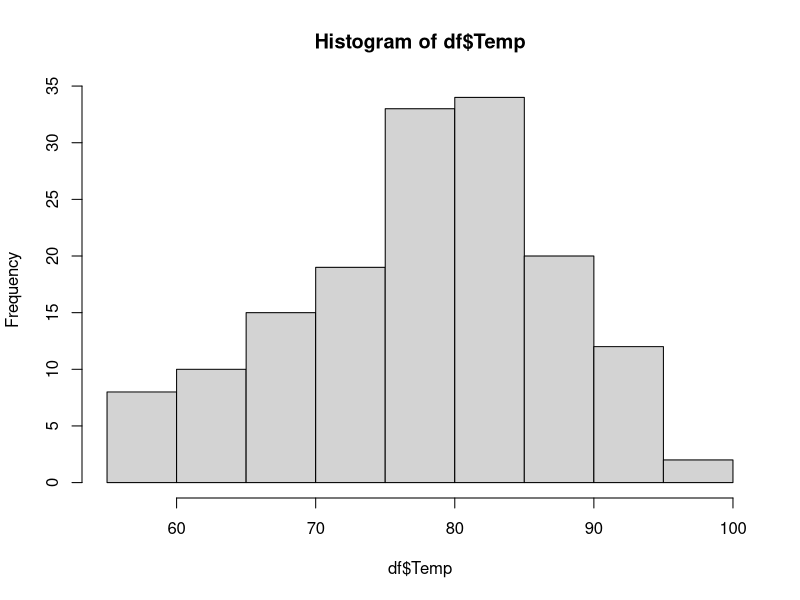
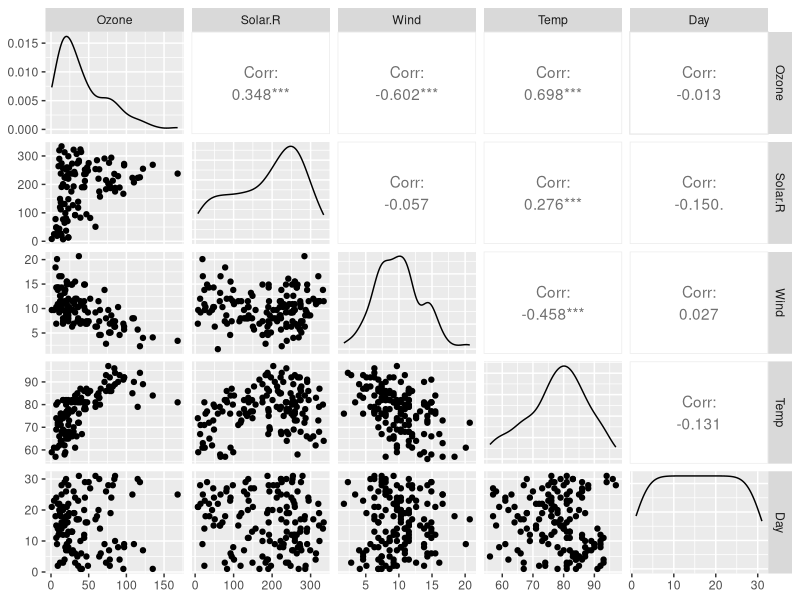
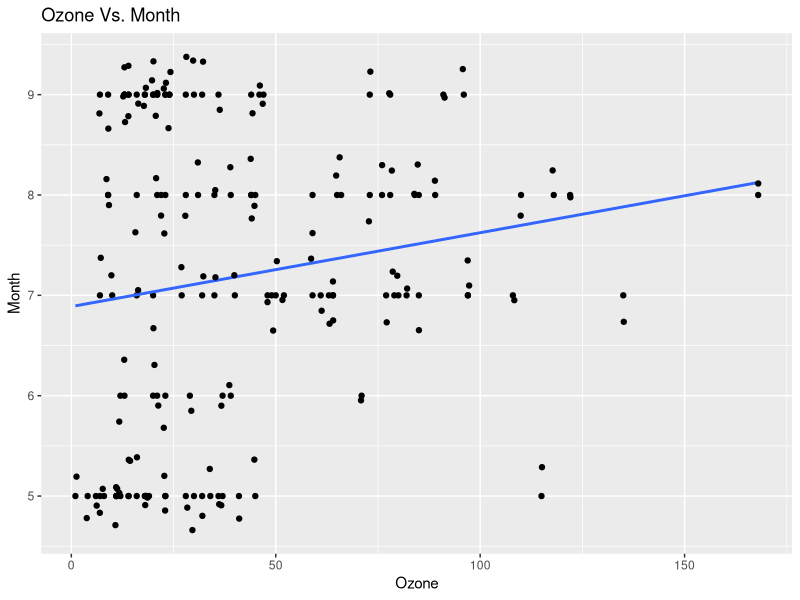
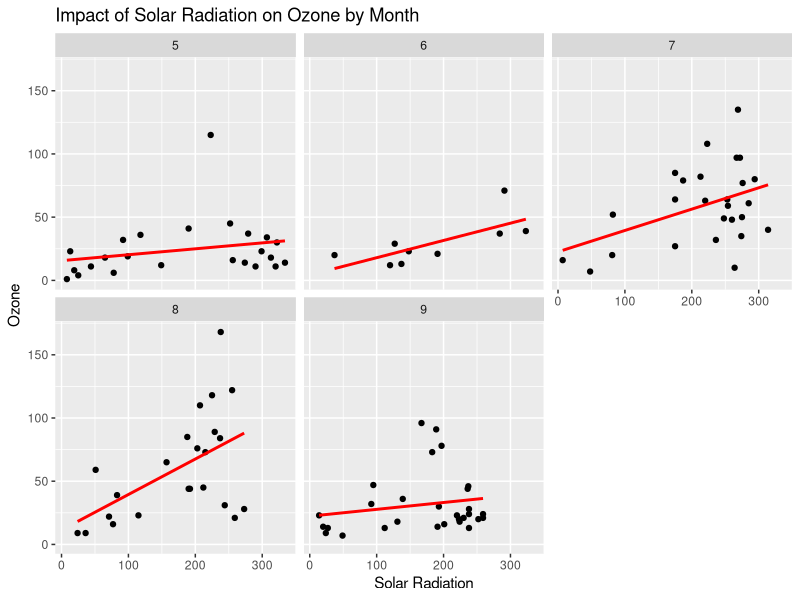
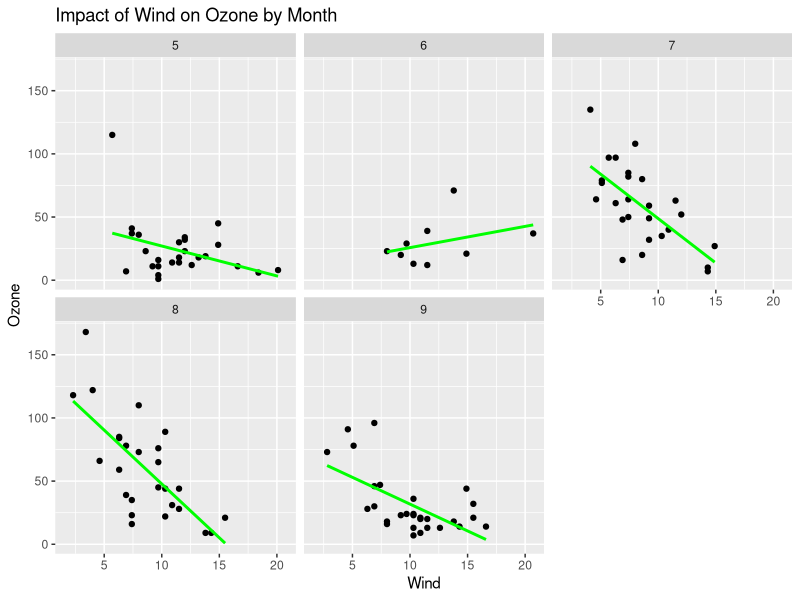
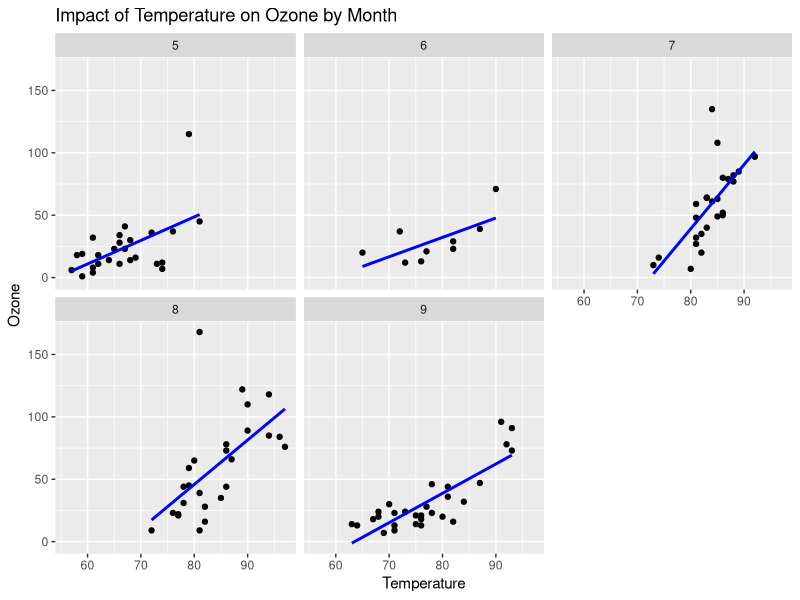
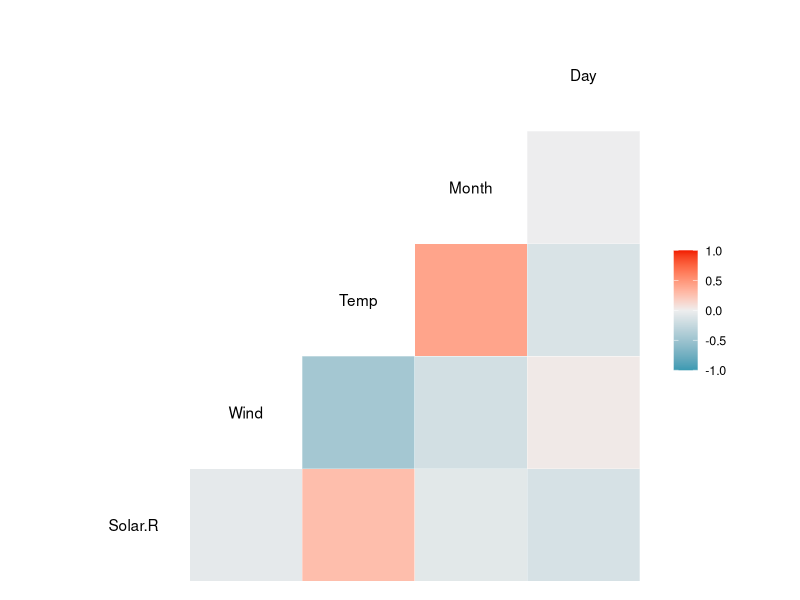
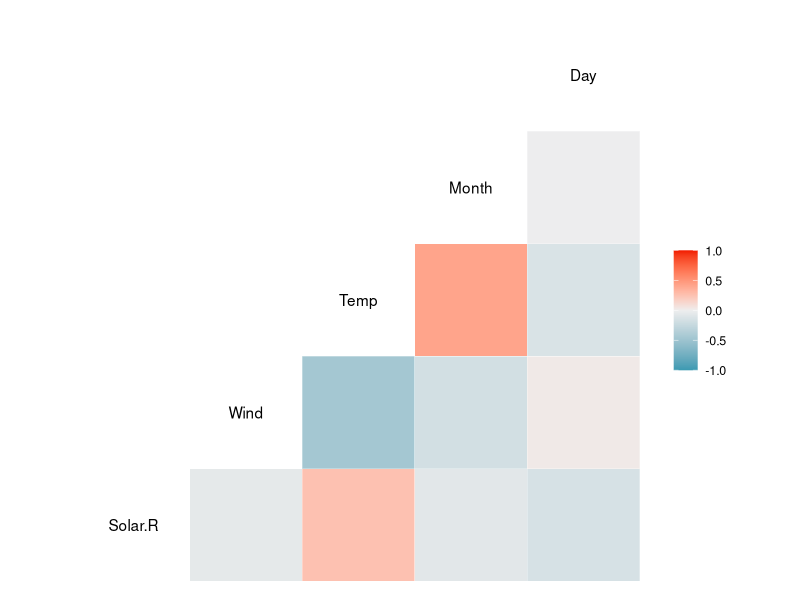

Source code (R) for these figures, in order:
## ---- chunk 1
knitr::opts_chunk$set(echo = TRUE)
## ---- chunk 2
library(tidyverse)
library(tibble)
library(ggplot2)
library(scales)
library(GGally)
library(lattice)
## ---- chunk 3
df <- airquality
air_quality.tib <- as_tibble(df)

  print(air_quality.tib)
## ---- chunk 4
?airquality
## ---- chunk 5
head(air_quality.tib, 7)

## ---- chunk 6
air_quality.tib$Month<-as.factor(air_quality.tib$Month)
 str(air_quality.tib)
## ---- chunk 7
prod(dim(air_quality.tib))
nrow(air_quality.tib)
## ---- chunk 8
summary(air_quality.tib)
## ---- chunk 9
library(skimr)
library(dplyr)
glimpse(air_quality.tib)
skimr::skim(air_quality.tib)

## ---- chunk 10
hist(df$Temp)
## ---- chunk 11
ggpairs(df %>% select(Ozone, Solar.R, Wind, Temp, Day))

## ---- chunk 12
  df %>% 
  ggplot(aes(Ozone, Month))+
  geom_point() +
  geom_smooth(method = "lm", se = FALSE) + #lm = linear model; se = standard error
  geom_jitter()+
  labs(title = "Ozone Vs. Month",
       x = "Ozone",
       y = "Month", 
       )
## ---- chunk 13
# Group by Month and count cases
df %>%
  group_by(Month) %>%
  summarise(Count = n()) %>%
  print()

## ---- chunk 14
# Solar Radiation vs. Ozone faceted by Month
df %>%
  ggplot(aes(x = Solar.R, y = Ozone)) + 
  geom_point() + 
  geom_smooth(method = "lm", se = FALSE, color = "red") + 
  facet_wrap(~ Month) + 
  labs(title = "Impact of Solar Radiation on Ozone by Month", 
       x = "Solar Radiation", 
       y = "Ozone")

## ---- chunk 15
# Wind vs. Ozone faceted by Month
df %>%
  ggplot(aes(x = Wind, y = Ozone)) + 
  geom_point() + 
  geom_smooth(method = "lm", se = FALSE, color = "green") + 
  facet_wrap(~ Month) + 
  labs(title = "Impact of Wind on Ozone by Month", 
       x = "Wind", 
       y = "Ozone")

## ---- chunk 16
# Temperature vs. Ozone faceted by Month
df %>%
  ggplot(aes(x = Temp, y = Ozone)) + 
  geom_point() + 
  geom_smooth(method = "lm", se = FALSE, color = "blue") + 
  facet_wrap(~ Month) + 
  labs(title = "Impact of Temperature on Ozone by Month", 
       x = "Temperature", 
       y = "Ozone")

## ---- chunk 17
ggcorr(df %>% select(!Ozone))
## ---- chunk 18

# create a data frame 
df.air <- df
 
# find location of missing values
print("Position of missing values ")
which(is.na(df.air))
 
# count total missing values 
print("Count of total missing values  ")
sum(is.na(df.air))
## ---- chunk 19
df.air$Solar.R[is.na(df.air$Solar.R)] <- median(df.air$Solar.R, na.rm=TRUE)
print(df.air)
## ---- chunk 20
mean(df.air$Ozone)
mean(df.air$Solar.R)
mean(df.air$Wind)
mean(df.air$Temp)
mean(df.air$Month)
mean(df.air$Day)
## ---- chunk 21
ggcorr(df.air %>% select(!Ozone))
## ---- chunk 22
# Create a new variable: Log-transformed Ozone
df <- df %>%
  mutate(Ozone_logged = log(Ozone))

# Calculate correlations with logged Ozone
correlation_matrix <- df %>%
  select(Ozone_logged, Solar.R, Wind, Temp) %>%
  cor(use = "complete.obs")

# Print the correlation matrix
print(correlation_matrix)

## ---- chunk 23
# Add Ozone_logged to the data
df <- df %>%
  mutate(Ozone_logged = log(Ozone))

# Change Month to a factor
df <- df %>%
  mutate(Month = factor(Month))

# Convert to tibble
df <- as_tibble(df)

# Verify the changes
print(df)
str(df)  # Confirm data types

## ---- chunk 24
# Histogram for Ozone, Ozone_logged, and Solar.R
df %>%
  select(Ozone, Ozone_logged, Solar.R) %>%
  gather(variable, value) %>%
  ggplot(aes(x = value)) +
  geom_histogram(bins = 30, fill = "skyblue", color = "black") +
  facet_wrap(~ variable, scales = "free") +
  labs(title = "Histograms of Ozone, Ozone_logged, and Solar.R")

## ---- chunk 25
# Pairwise plot of Ozone_logged vs. continuous variables
ggpairs(df %>% select(Ozone_logged, Solar.R, Wind, Temp))

## ---- chunk 26
df %>%
  ggplot(aes(x = Ozone_logged, y = Month)) +
  geom_jitter(width = 0.2, height = 0.1) +
  geom_smooth(method = "lm", se = FALSE) +
  labs(title = "Logged Ozone vs. Month", x = "Ozone (Logged)", y = "Month")

## ---- chunk 27
# Impact of Solar.R, Wind, and Temp on Ozone, moderated by Month
df %>%
  ggplot(aes(x = Solar.R, y = Ozone_logged)) +
  geom_point() +
  geom_smooth(method = "lm", se = FALSE) +
  facet_wrap(~ Month) +
  labs(title = "Impact of Solar Radiation on Logged Ozone by Month")

df %>%
  ggplot(aes(x = Wind, y = Ozone_logged)) +
  geom_point() +
  geom_smooth(method = "lm", se = FALSE) +
  facet_wrap(~ Month) +
  labs(title = "Impact of Wind on Logged Ozone by Month")

df %>%
  ggplot(aes(x = Temp, y = Ozone_logged)) +
  geom_point() +
  geom_smooth(method = "lm", se = FALSE) +
  facet_wrap(~ Month) +
  labs(title = "Impact of Temperature on Logged Ozone by Month")

## ---- chunk 28
# Create Ozone_cat based on quantiles
df <- df %>%
  mutate(Ozone_cat = case_when(
    Ozone <= quantile(Ozone, 0.25, na.rm = TRUE) ~ "Low",
    Ozone > quantile(Ozone, 0.25, na.rm = TRUE) & 
      Ozone <= quantile(Ozone, 0.75, na.rm = TRUE) ~ "Middle",
    Ozone > quantile(Ozone, 0.75, na.rm = TRUE) ~ "High"
  ))

# Ensure Ozone_cat is a factor in the correct order
df <- df %>%
  mutate(Ozone_cat = factor(Ozone_cat, levels = c("Low", "Middle", "High")))

## ---- chunk 29
# Count of Ozone_cat by Month
df %>%
  group_by(Month, Ozone_cat) %>%
  count() %>%
  ggplot(aes(x = Month, y = n, fill = Ozone_cat)) +
  geom_bar(stat = "identity", position = "dodge") +
  scale_fill_manual(values = c("Low" = "red", "Middle" = "orange", "High" = "green")) +
  labs(title = "Monthly Ozone Severity", x = "Month", y = "Count", fill = "Ozone Category") +
  theme_minimal()
